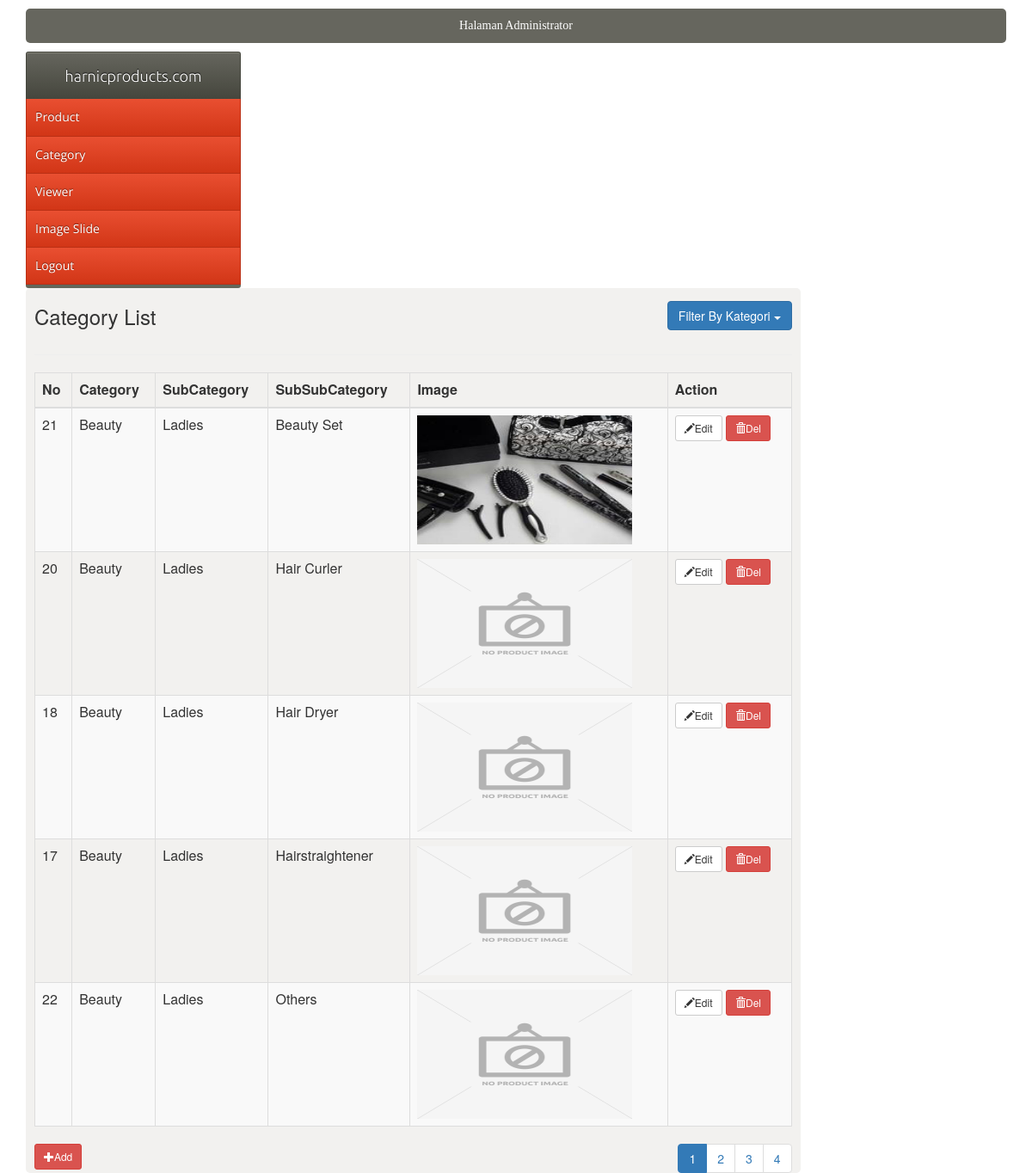
The page /admin/index.php?hal=listkategori (signed in) on the database its author committed.
### tables this page shows
CREATE TABLE `mstkategori` (
  `kategori_id` int(11) NOT NULL,
  `kategori_nama` varchar(100) NOT NULL,
  `kategori_gambar` varchar(255) DEFAULT NULL,
  `kategori_parent` int(11) NOT NULL,
  `kategori_banner` varchar(255) DEFAULT NULL
);

### admin/listkategori.php (the view, shortened to what this page needs)
<div class="row">
	<div class="col-sm-4">		<h3>Category List</h3>		</div>
	<div class="col-sm-4"></div>
	<div class="col-sm-4 text-right" style="padding-top: 15px">
		<div class="dropdown">
		  <button class="btn btn-primary dropdown-toggle" type="button" data-toggle="dropdown">Filter By Kategori
		  <span class="caret"></span></button>
		</div>
    </div>
</div>
<hr>
<div class="table-responsive">
	<table class="table table-bordered table-striped table-hover">
		<thead>
			<tr>
				<th>No</th>
				<th>Category</th>
				<th>SubCategory</th>
				<th>SubSubCategory</th>
				<th>Image</th>
				<th>Action</th>
			</tr>
		</thead>
		<tbody>
			<?php
			include 'config.php';
			$sqlcount ="select count(1) from Mstkategori a left join mstkategori b on a.kategori_parent=b.kategori_id left join mstkategori c on b.kategori_parent=c.kategori_id where a.kategori_id not in(select kategori_parent from mstkategori)";
			$rscount=mysqli_fetch_array(mysqli_query($link,$sqlcount));
			$banyakdata=$rscount[0];
			$page=isset($_GET['page'])? $_GET['page']:1;
			$limit=5;
			$mulai_dari=$limit * ($page-1);
			$query ="select a.kategori_id,ifnull(c.kategori_id,b.kategori_id)parent_id,ifnull(c.kategori_nama,b.kategori_nama) Category,case when c.kategori_nama is null then a.kategori_nama else b.kategori_nama end SubCategory,case when c.kategori_nama is null then '' else a.kategori_nama end SubSubCategory,ifnull(a.kategori_gambar,'XX')kategori_gambar from mstkategori a left join mstkategori b on a.kategori_parent=b.kategori_id left join mstkategori c on b.kategori_parent=c.kategori_id where a.kategori_id not in(select kategori_parent from mstkategori)order by Category,SubCategory,SubSubCategory limit $mulai_dari,$limit";
			$sql=mysqli_query($link,$query);
			while ($data=mysqli_fetch_array($sql)):
			?>
			<tr>
				<td><?php echo $data['kategori_id']?></td>
				<td><?php echo $data['Category']?></td>
				<td><?php echo $data['SubCategory']?></td>
				<td><?php echo $data['SubSubCategory']?></td>
				<?php
					$gambar=$data['kategori_gambar'];
					if (file_exists('../resource/img/kategori/'.$gambar)){
					  echo "<td><img src='../resource/img/kategori/$gambar' width='250' height='150' alt=''/></td>";
					}else{
					  echo "<td><img src='../resource/img/no-product-image.png' width='250' height='150' alt=''/></td>";
					}
				?>
				<td>
					<a href="index.php?hal=editkategori&kategori_id=<?php echo $data['kategori_id'] ?>" class="btn btn-default btn-sm">
						<span class="glyphicon glyphicon-pencil"></span>Edit
                       </a>
                       <a href="index.php?hal=delkategori&kategori_id=<?php echo $data['kategori_id'] ?>" class="btn btn-danger btn-sm" onclick="return confirm('Yakin akan dihapus?')">
                       	<span class="glyphicon glyphicon-trash"></span>Del
                       </a>
                      </td>
                  </tr>
                  <?php
               endwhile;
  	            ?>
		</tbody>
	</table>
</div>
	<div class="row">
		<div class="col-xs-6">
               <a href="index.php?hal=addkategori" class="btn btn-danger btn-sm">
                  	<span class="glyphicon glyphicon-plus"></span>Add
               </a>
		</div>
		<div class="col-xs-6 text-right">
                  <?php
                  $totalhal=ceil($banyakdata / $limit);
                  ?>
                  <ul class="pagination" style="margin: 0;">
                  	<?php
                  	  for ($i=1;$i <=$totalhal; $i++):
                  	?>
                  	<?php if ($page != $i): ?>
                  		<li><a href="index.php?hal=listkategori&page=<?=$i?>"><?=$i?></a></li>
                  	<?php else: ?>
                  		<li class="active"><a href="#"><?=$i?></a></li>
                  	<?php
                   endif;
  		            endfor;
          		    ?>
          		</ul>
		</div>
	</div>

### rows shown on the page
mstkategori: kategori_id "21", Category "Beauty", SubCategory "Ladies", SubSubCategory "Beauty Set"
mstkategori: kategori_id "20", Category "Beauty", SubCategory "Ladies", SubSubCategory "Hair Curler"
mstkategori: kategori_id "18", Category "Beauty", SubCategory "Ladies", SubSubCategory "Hair Dryer"
mstkategori: kategori_id "17", Category "Beauty", SubCategory "Ladies", SubSubCategory "Hairstraightener"
mstkategori: kategori_id "22", Category "Beauty", SubCategory "Ladies", SubSubCategory "Others"
